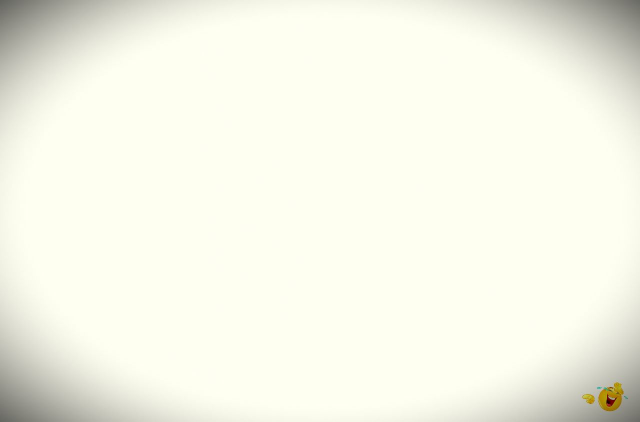
#> input picture anekdot/shablon.jpeg, 1280 x 844 px (shown at 1/2 size); the run also reads 1 picture not shown here
$ python test.py   (older library calls are emulated)
#> lines starting #> are read from the running program, lines starting #| are printed output that depends on the picture
import textwrap

from PIL import Image, ImageDraw, ImageFont

# image = Image.open("Frame 9 (1).png")
# rgb_im = image.convert('RGB')
# rgb_im.save('Frame 9 (1).jpg')
image = Image.open("shablon.jpeg")
#> image is the input picture: PIL image 1280x844 RGB; mean R, G, B 244.6, 245.3, 231.6
print(image.height)
#| 844
print(image.width)
#| 1280
text1 = "— А123123123123 я вот себе машинку присмотрела классненькую, буду брать.\n" \
        "— Ниче себе! Покажи место, где ты деньги берешь, я тоже хочу!\n" \
        "— Нету, Вася, у тебя такого места, нету!"
ttf = "/Users/admin/PycharmProjects/anekdot/Bowler.ttf"
font = ImageFont.truetype(ttf, 25)
w, h = font.getsize(text1)
print(w, h)
drawer = ImageDraw.Draw(image)

MAX_W, MAX_H = 1200, 720
im = Image.open("shablon2.jpeg")
draw = ImageDraw.Draw(im)

novo = textwrap.wrap(text1, width=60)

current_h, pad = 100, 10
for liner in novo:
    w, h = draw.textsize(liner, font=font)
    draw.text(((MAX_W - w) / 2, current_h), liner, font=font , fill='black')
    if liner.find('\n'):
        print(liner)
        draw.text(((MAX_W - w) / 2, current_h), '\n\n', font=font , fill='black')
        print('dsfdsf')
    current_h += h + pad
#> this loop made 3 passes
#> (w, current_h) on passes 1 to 3: (897, 139), (856, 178), (719, 217)
#> after the loop, current_h = 217

im.save('tes1t.png')
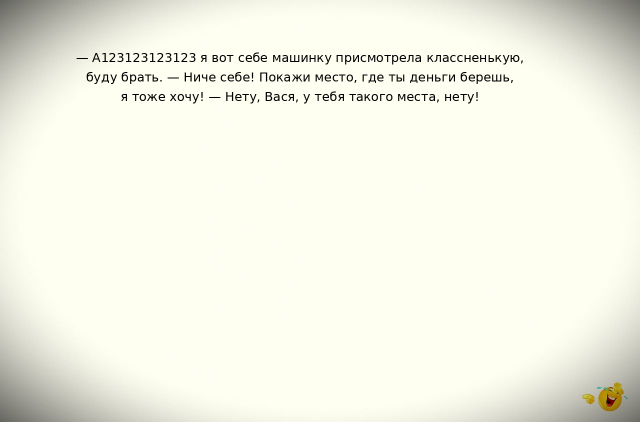
#> saved as tes1t.png: PIL image 1280x844 RGB (shown at 1/2 size); mean R, G, B 241.9, 242.7, 229.1
